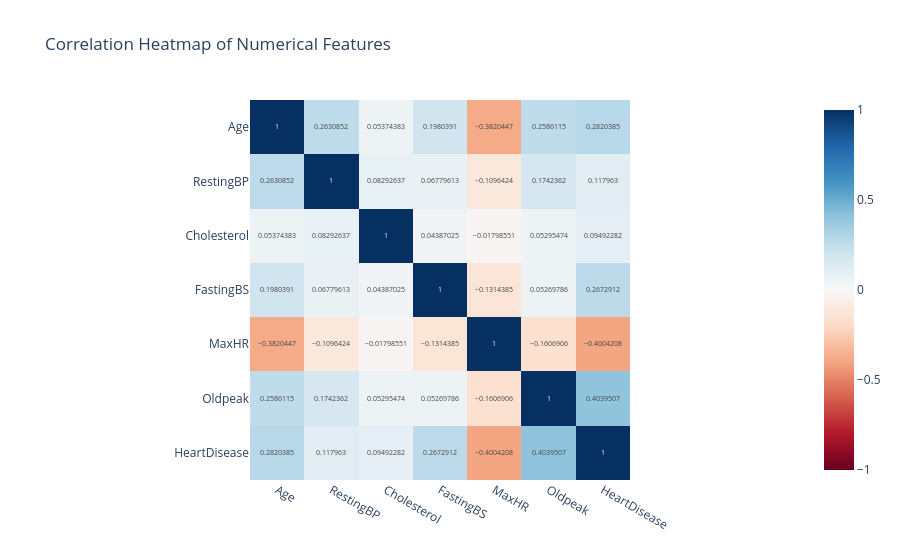

The code cell stored with this chart in its notebook:
### Code cell
num_df = df.select_dtypes(include="number")
corr_matrix = num_df.corr()

fig = px.imshow(
    corr_matrix,
    text_auto=True,
    color_continuous_scale="RdBu",
    zmin=-1,
    zmax=1,
    title="Correlation Heatmap of Numerical Features"
)

fig.show()

### Figure 1 — Plotly figure (JSON) as saved in the notebook; plotly's stock layout.template omitted (floating-point values rounded to 4 significant figures)
{"data": [{"coloraxis": "coloraxis", "hovertemplate": "x: %{x}<br>y: %{y}<br>color: %{z}<extra></extra>", "name": "0", "texttemplate": "%{z}", "type": "heatmap", "x": ["Age", "RestingBP", "Cholesterol", "FastingBS", "MaxHR", "Oldpeak", "HeartDisease"], "xaxis": "x", "y": ["Age", "RestingBP", "Cholesterol", "FastingBS", "MaxHR", "Oldpeak", "HeartDisease"], "yaxis": "y", "z": [[1.0, 0.2631, 0.05374, 0.198, -0.382, 0.2586, 0.282], [0.2631, 1.0, 0.08293, 0.0678, -0.1096, 0.1742, 0.118], [0.05374, 0.08293, 1.0, 0.04387, -0.01799, 0.05295, 0.09492], [0.198, 0.0678, 0.04387, 1.0, -0.1314, 0.0527, 0.2673], [-0.382, -0.1096, -0.01799, -0.1314, 1.0, -0.1607, -0.4004], [0.2586, 0.1742, 0.05295, 0.0527, -0.1607, 1.0, 0.404], [0.282, 0.118, 0.09492, 0.2673, -0.4004, 0.404, 1.0]]}], "layout": {"coloraxis": {"cmax": 1, "cmin": -1, "colorscale": [[0, "rgb(103,0,31)"], [0.1, "rgb(178,24,43)"], [0.2, "rgb(214,96,77)"], [0.3, "rgb(244,165,130)"], [0.4, "rgb(253,219,199)"], [0.5, "rgb(247,247,247)"], [0.6, "rgb(209,229,240)"], [0.7, "rgb(146,197,222)"], [0.8, "rgb(67,147,195)"], [0.9, "rgb(33,102,172)"], [1, "rgb(5,48,97)"]]}, "title": {"text": "Correlation Heatmap of Numerical Features"}, "xaxis": {"anchor": "y", "constrain": "domain", "domain": [0, 1], "scaleanchor": "y"}, "yaxis": {"anchor": "x", "autorange": "reversed", "constrain": "domain", "domain": [0, 1]}}}
